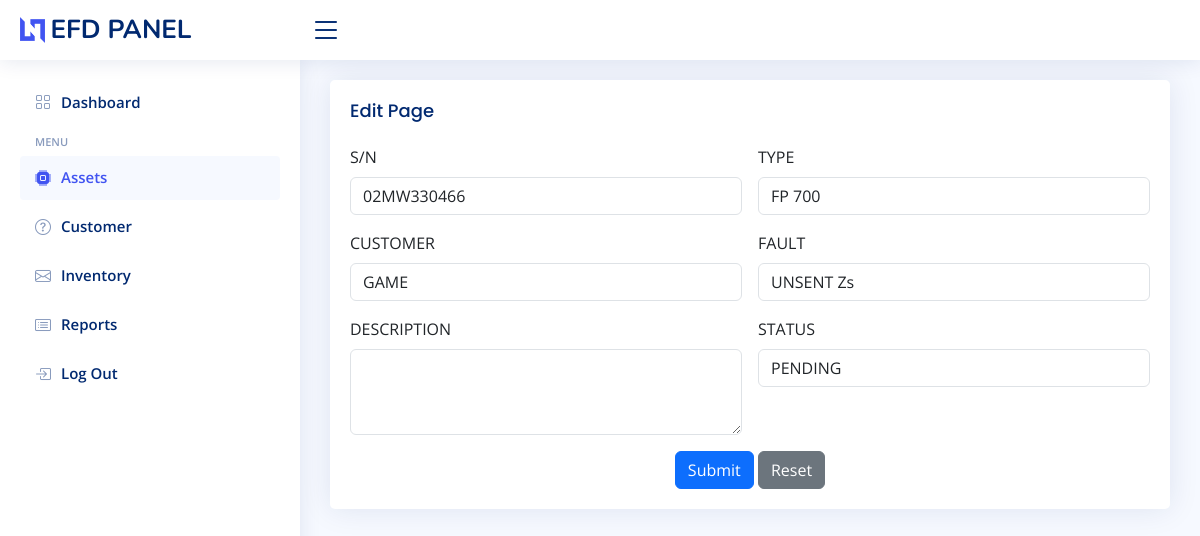
The app's page /assetseedit.php?id=39 (signed in) with its own data.
### tables this page shows
CREATE TABLE IF NOT EXISTS `efdassets` (
  `id` int NOT NULL AUTO_INCREMENT,
  `s_n` varchar(500) DEFAULT NULL,
  `type` varchar(500) DEFAULT NULL,
  `customer` varchar(500) DEFAULT NULL,
  `Fault` varchar(200) DEFAULT NULL,
  `description` text,
  `status` varchar(255) DEFAULT NULL,
  `Date` datetime DEFAULT NULL ON UPDATE CURRENT_TIMESTAMP,
  PRIMARY KEY (`id`)
);

### assetseedit.php (the view, shortened to what this page needs)
<?php
include('includes/config.php');
?>
<!DOCTYPE html>
<html lang="en">
<head>
  <link href="assets/vendor/bootstrap/css/bootstrap.min.css" rel="stylesheet">
  <link href="assets/vendor/bootstrap-icons/bootstrap-icons.css" rel="stylesheet">
  <link href="assets/vendor/boxicons/css/boxicons.min.css" rel="stylesheet">
  <link href="assets/vendor/quill/quill.snow.css" rel="stylesheet">
  <link href="assets/vendor/quill/quill.bubble.css" rel="stylesheet">
  <link href="assets/vendor/remixicon/remixicon.css" rel="stylesheet">
  <link href="assets/vendor/simple-datatables/style.css" rel="stylesheet">
  <link rel="stylesheet" type="text/css" href="https://cdn.datatables.net/1.11.4/css/jquery.dataTables.min.css">
<link rel="stylesheet" type="text/css" href="https://cdn.datatables.net/buttons/2.2.2/css/buttons.dataTables.min.css">
<link rel="stylesheet" type="text/css" href="css/style.css">
  <link href="assets/css/style.css" rel="stylesheet">
</head>
<body>
  <header id="header" class="header fixed-top d-flex align-items-center">
    <div class="d-flex align-items-center justify-content-between">
      <a href="dashboard.php" class="logo d-flex align-items-center">
        <img src="assets/img/logo.png" alt="">
        <span class="d-none d-lg-block">EFD PANEL</span>
      </a>
      <i class="bi bi-list toggle-sidebar-btn"></i>
    </div>
  </header>
  <aside id="sidebar" class="sidebar">
    <ul class="sidebar-nav" id="sidebar-nav">
      <li class="nav-item">
        <a class="nav-link collapsed" href="dashboard.php">
          <i class="bi bi-grid"></i>
          <span>Dashboard</span>
        </a>
      </li>
      <li class="nav-heading">Menu</li>
      <li class="nav-item">
        <a class="nav-link " href="assets.php">
          <i class="bi bi-cpu-fill"></i>
          <span>Assets</span>
        </a>
      </li>
      <li class="nav-item">
        <a class="nav-link collapsed " href="customer.php">
          <i class="bi bi-question-circle"></i>
          <span>Customer</span>
        </a>
      </li>
      <li class="nav-item">
        <a class="nav-link collapsed" href="Inventory.php">
          <i class="bi bi-envelope"></i>
          <span>Inventory</span>
        </a>
      </li>
      <li class="nav-item">
        <a class="nav-link collapsed" href="report.php">
          <i class="bi bi-card-list"></i>
          <span>Reports</span>
        </a>
      </li>
      <li class="nav-item">
        <a class="nav-link collapsed" href="login.php">
          <i class="bi bi-box-arrow-in-right"></i>
          <span>Log Out</span>
        </a>
      </li>
    </ul>
  </aside>
  <main id="main" class="main">
  <div class="card">
            <div class="card-body">
              <h5 class="card-title">Edit Page</h5>
              <form class="row g-3" method="post">
              <?php
												$id=$_GET['id'];
                                                $ret="select * from efdassets where id=?";
                                                $stmt= $mysqli->prepare($ret) ;
                                                $stmt->bind_param('i',$id);
                                                $stmt->execute() ;
                                                $res=$stmt->get_result();
                                                while($row=$res->fetch_object())
                                                {
                                                    ?>
                <div class="col-md-6">
                  <label for="inputName5" class="form-label">S/N</label>
                  <input type="text" class="form-control"  name="sn"  id="inputName5" value="<?php echo $row->s_n;?>">
                </div>
                <div class="col-md-6">
                  <label for="inputEmail5" class="form-label">TYPE</label>
                  <input type="text"  name="types" class="form-control" id="inputEmail5" value="<?php echo $row->type;?>">
                </div>
                <div class="col-md-6">
                  <label for="inputPassword5" class="form-label">CUSTOMER</label>
                  <input type="text" name="customer" class="form-control" id="inputPassword5" value="<?php echo $row->customer;?>">
                </div>
                <div class="col-6">
                  <label for="inputAddress5" class="form-label">FAULT</label>
                  <input type="text" name="fault"  class="form-control" id="inputAddres5s" placeholder="1234 Main St" value="<?php echo $row->Fault;?>">
                </div>
                <div class="col-6">
                  <label for="inputAddress2" class="form-label">DESCRIPTION</label>
                  <textarea class="form-control" id="exampleFormControlTextarea1"
                                            rows="3" name="dsc" ></textarea>
                </div>
                <div class="col-md-6">
                  <label for="inputCity" class="form-label">STATUS</label>
                  <input type="text" name="status" class="form-control" id="inputCity" value="<?php echo $row->status;?>">
                </div>
                <?php } ?>
                <div class="text-center">
                  <button type="submit" name="submit" class="btn btn-primary">Submit</button>
                  <button type="reset" class="btn btn-secondary">Reset</button>
                </div>
              </form>
            </div>
          </div>
  </main>
</body>
</html>

### assets/css/style.css (style rules this page uses)
:root { scroll-behavior: smooth; }
body { font-family: "Open Sans", sans-serif; background: #f6f9ff; color: #444444; }
a { color: #4154f1; text-decoration: none; }
h1, h2, h3, h4, h5, h6 { font-family: "Nunito", sans-serif; }
#main { margin-top: 60px; padding: 20px 30px; transition: all 0.3s; }
.card { margin-bottom: 30px; border: none; border-radius: 5px; box-shadow: 0px 0 30px rgba(1, 41, 112, 0.1); }
.card-title { padding: 20px 0 15px 0; font-size: 18px; font-weight: 500; color: #012970; font-family: "Poppins", sans-serif; }
.card-body { padding: 0 20px 20px 20px; }
.logo { line-height: 1; }
@media (min-width: 1200px) { .logo { width: 280px; } }
.logo img { max-height: 26px; margin-right: 6px; }
.logo span { font-size: 26px; font-weight: 700; color: #012970; font-family: "Nunito", sans-serif; }
.header { transition: all 0.5s; z-index: 997; height: 60px; box-shadow: 0px 2px 20px rgba(1, 41, 112, 0.1); background-color: #fff; padding-left: 20px; }
.header .toggle-sidebar-btn { font-size: 32px; padding-left: 10px; cursor: pointer; color: #012970; }
.sidebar { position: fixed; top: 60px; left: 0; bottom: 0; width: 300px; z-index: 996; transition: all 0.3s; padding: 20px; overflow-y: auto; scrollbar-width: thin; scrollbar-color: #aab7cf transparent; box-shadow: 0px 0px 20px rgba(1, 41, 112, 0.1); background-color: #fff; }
@media (min-width: 1200px) { #main, #footer { margin-left: 300px; } }
.sidebar-nav { padding: 0; margin: 0; list-style: none; }
.sidebar-nav li { padding: 0; margin: 0; list-style: none; }
.sidebar-nav .nav-item { margin-bottom: 5px; }
.sidebar-nav .nav-heading { font-size: 11px; text-transform: uppercase; color: #899bbd; font-weight: 600; margin: 10px 0 5px 15px; }
.sidebar-nav .nav-link { display: flex; align-items: center; font-size: 15px; font-weight: 600; color: #4154f1; transition: 0.3; background: #f6f9ff; padding: 10px 15px; border-radius: 4px; }
.sidebar-nav .nav-link i { font-size: 16px; margin-right: 10px; color: #4154f1; }
.sidebar-nav .nav-link.collapsed { color: #012970; background: #fff; }
.sidebar-nav .nav-link.collapsed i { color: #899bbd; }

### records on screen
efdassets: sn "02MW330466", types "FP 700", customer "GAME", fault "UNSENT Zs", status "PENDING"
